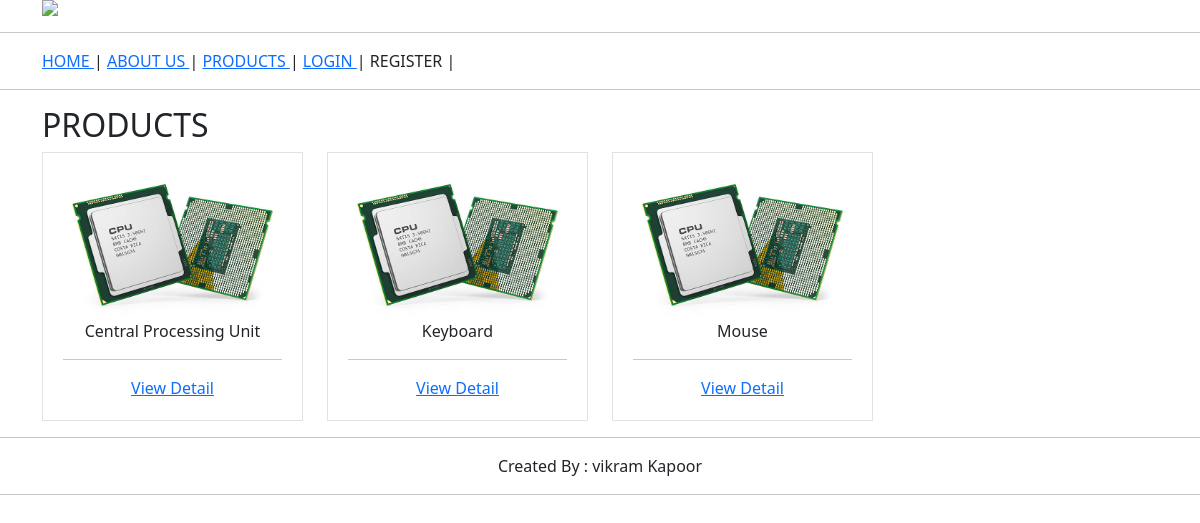
The page /ecomm.com/products.php on the database its author committed.
### tables this page shows
CREATE TABLE `product` (
  `product_id` int(11) NOT NULL,
  `product_code` varchar(10) NOT NULL,
  `product_name` varchar(50) NOT NULL,
  `price` int(11) NOT NULL,
  `photo` varchar(20) NOT NULL,
  `description` text NOT NULL,
  `created_on` date NOT NULL DEFAULT current_timestamp(),
  `modified_on` date NOT NULL DEFAULT current_timestamp(),
  `is_active` tinyint(4) NOT NULL DEFAULT 1
);

### ecomm.com/top.php (called while the page is built, shortened)
<?php
function is_login()
{
	if(isset($_SESSION['user_id']))
		return(true);
	else
		return(false);
}
?>

### ecomm.com/products.php (the view, shortened to what this page needs)
<?php include("top.php") ?>
<html>
<head>
    <?php include("head.php") ?>
</head>
<body>
    <?php include("header.php") ?>
<?php
$sql ="select * from product";
$result=$con->query($sql);
?>
    <div class="container">
        <h2>PRODUCTS</h2>
        <div class="row">
<?php
while($row=$result->fetch_assoc())
{
?>
    <div class="col-md-3">
        <div class="product">
            <img src="assets/images/cpu.jpg" width="100%">
            <?= $row["product_name"] ?>
            <hr>
            <a href="product-info.php?pid=<?= $row["product_id"] ?>">
                View Detail
            </a>
        </div>
    </div>
<?php
}
?>
        </div>
    </div>
    <?php include("footer.php") ?>
</body>
</html>

### ecomm.com/head.php (shortened to what this page needs)
<link href="https://cdn.jsdelivr.net/npm/bootstrap@5.3.1/dist/css/bootstrap.min.css" rel="stylesheet">

### ecomm.com/header.php (shortened to what this page needs)
<div class="container">
<img src="logo.png">
</div>
<hr>
<div class="container">
  <a href="index.php">
HOME
</a>
 |
<a href="about-us.php">
 ABOUT US
</a>
  |
<a href="products.php">
  PRODUCTS
</a>
  |
<?php
if(is_login()==false)
{
?>
    <a href="login.php">
       LOGIN
    </a>
       |
       REGISTER
       |
<?php
}
?>
</div>
<hr>

### ecomm.com/footer.php
<hr>
<center>
	Created By : vikram Kapoor
</center>
<hr>

### ecomm.com/head.php (style rules this page uses)
.product { border:1px solid #e2e2e2; padding: 20px; text-align: center; }

### rows shown on the page
product: product_name "Central Processing Unit"
product: product_name "Keyboard"
product: product_name "Mouse"
